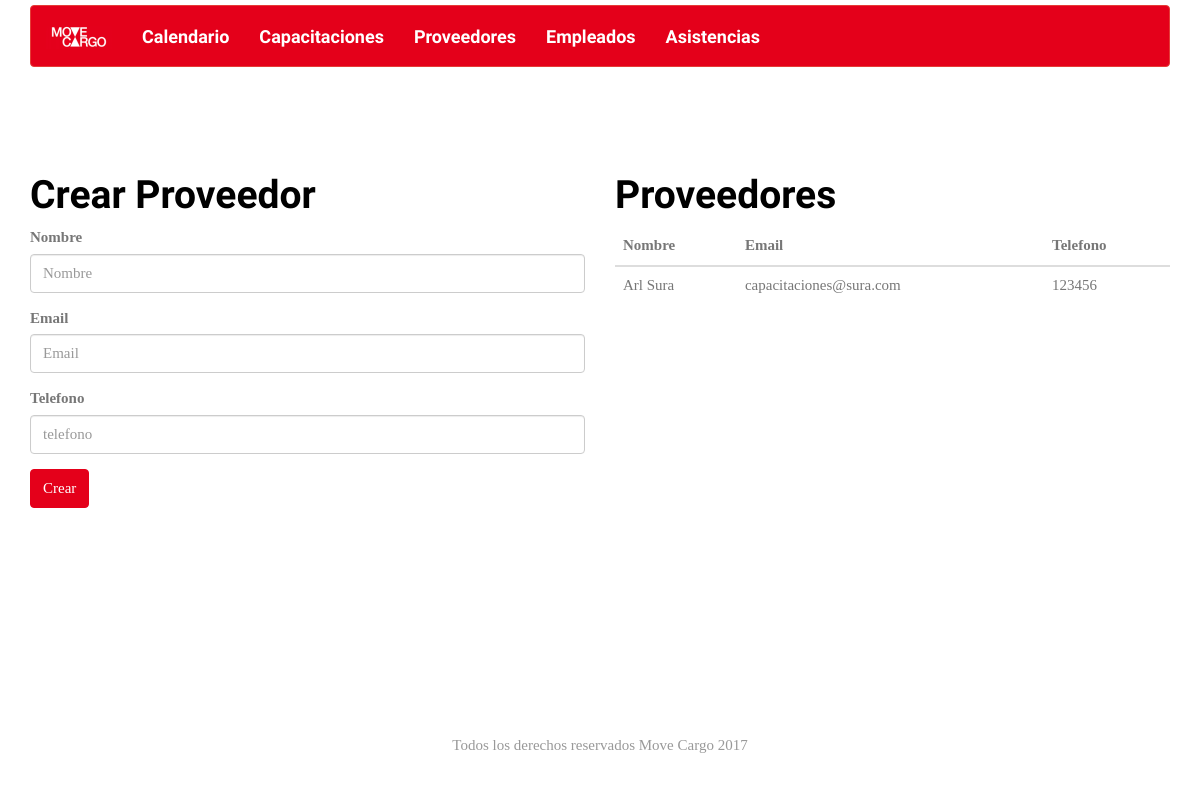
The page /index.php/proveedores on the database its author committed.
### tables this page shows
CREATE TABLE `proveedores` (
  `id` int(11) NOT NULL,
  `nombre` varchar(200) NOT NULL,
  `email` varchar(200) NOT NULL,
  `telefono` varchar(20) NOT NULL
);

### application/controllers/Proveedores.php (called while the page is built, shortened)
<?php
class Proveedores extends CI_Controller {
    public function __construct()
    {
        $this->load->model("proveedores_model");
    }
    public function index()
    {
        $datos['proveedores']= $this->proveedores_model->traer_proveedores();
        $this->load->view("proveedores_view",$datos);
    }
}

### index.php (called while the page is built, shortened)
<?php
require_once BASEPATH.'core/CodeIgniter.php';

### application/models/Proveedores_model.php (called while the page is built, shortened)
<?php if ( ! defined('BASEPATH')) exit('No direct script access allowed');
class Proveedores_model extends CI_Model
{
    public function traer_proveedores()
    {
        $proveedores=array();
        $query=$this->db->get("proveedores");
        foreach ($query->result() as $row)
        {
            $proveedores[$row->id]["id"]=$row->id;
            $proveedores[$row->id]["nombre"]=$row->nombre;
            $proveedores[$row->id]["email"]=$row->email;
            $proveedores[$row->id]["telefono"]=$row->telefono;
        }
        return $proveedores;
    }
}

### application/views/proveedores_view.php (the view, shortened to what this page needs)
        <div class="container">
            <div class="row">
                <div class="col-md-6">
                    <h1>Crear Proveedor</h1>
                    <form method="post" action="<?=base_url()?>proveedores/crear_proveedor">
                        <div class="form-group">
                            <label for="nombre">Nombre</label>
                            <input type="text" class="form-control" id="nombre" name="nombre" placeholder="Nombre" required="">
                        </div>
                        <div class="form-group">
                            <label for="email">Email</label>
                            <input type="email" class="form-control" id="email" name="email" placeholder="Email" required="">
                        </div>
                        <div class="form-group">
                            <label for="telefono">Telefono</label>
                            <input type="tel" class="form-control" id="telefono" name="telefono" placeholder="telefono" required="">
                        </div>
                        <button type="submit" class="btn btn-primary">Crear</button>
                    </form>
                </div>
                <div class="col-md-6">
                    <h1>Proveedores</h1>
                    <table class="table">
                        <thead>
                            <tr>
                                <th>Nombre</th>
                                <th>Email</th>
                                <th>Telefono</th>
                            </tr>
                        </thead>
                        <tbody>
<?php
foreach ($proveedores as $proveedor)
{
?>
                            <tr>
                                <td><?=$proveedor["nombre"]?></td>
                                <td><?=$proveedor["email"]?></td>
                                <td><?=$proveedor["telefono"]?></td>
                            </tr>
<?php
}
?>
                        </tbody>
                    </table>
                </div>
            </div>
        </div>

### assets/css/estilos.css (style rules this page uses)
html { position: relative; min-height: 100%; }
body { margin: 0 0 65px; }
body > .container { padding-top: 60px; }

### rows shown on the page
proveedores: nombre "Arl Sura", email "capacitaciones@sura.com", telefono "123456"
